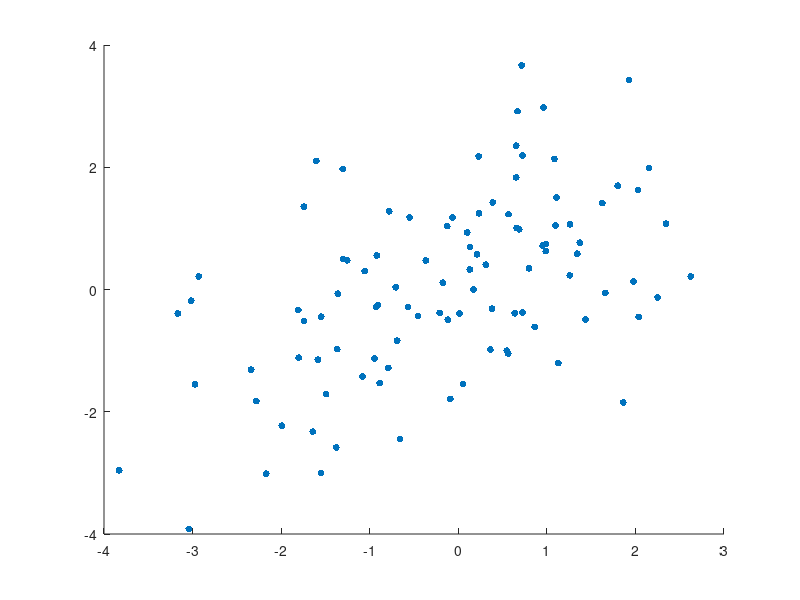

Source code (MATLAB): (Note: this script raises an error after producing the figure.)
% This MATLAB script is to introduce the basic concepts of
% psychophysiological interaction (PPI) of functional MRI (fMRI) data

% Part 1 simple correlation
% Generate simulated variables
x_common = randn(100,1);  % A common signal that give rises to correlation
x_iq = x_common + randn(100,1);  % Simulated IQ
y_volume = x_common + randn(100,1);  % Simulated brain volume

% Plot the relationship and calculate correlation
figure; scatter(x_iq,y_volume,25,'filled');
[r,p] = corr(x_iq,y_volume)


% Part 2 different relationships between two groups
% Generate simulated variables
x_common = randn(100,1);  % A common signal that give rises to correlation
x_iq_male = x_common + randn(100,1);  % Simulated IQ
y_volume_male = x_common + randn(100,1);  % Simulated brain volume
x_iq_female = randn(100,1);  % Simulated IQ
y_volume_female = randn(100,1);  % Simulated brain volume

% concatenate male and female data as whole variables
x_iq = [x_iq_male;x_iq_female];
y_volume = [y_volume_male;y_volume_female];
gender = [ones(100,1);zeros(100,1)];

figure; scatter(x_iq,y_volume,25,gender,'filled');
[r,p] = corr(x_iq,y_volume)
[r_male,p_male] = corr(x_iq_male,y_volume_male)
[r_female,p_female] = corr(x_iq_female,y_volume_female)


% Part3 Different methods to examine correlation differences
